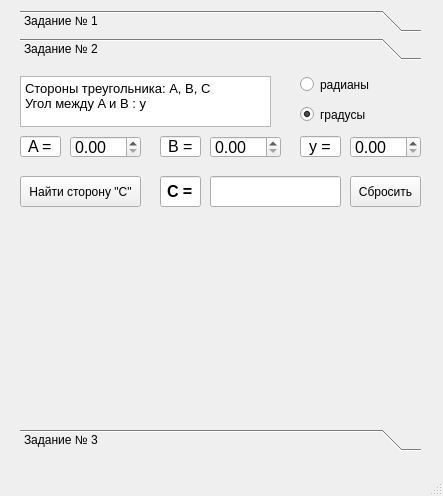
<?xml version="1.0" encoding="UTF-8"?>
<ui version="4.0">
 <class>MainWindow</class>
 <widget class="QMainWindow" name="MainWindow">
  <property name="geometry">
   <rect>
    <x>0</x>
    <y>0</y>
    <width>443</width>
    <height>496</height>
   </rect>
  </property>
  <property name="windowTitle">
   <string>Домашняя работа № 1</string>
  </property>
  <widget class="QWidget" name="centralwidget">
   <widget class="QToolBox" name="toolBox">
    <property name="geometry">
     <rect>
      <x>20</x>
      <y>10</y>
      <width>401</width>
      <height>441</height>
     </rect>
    </property>
    <property name="currentIndex">
     <number>1</number>
    </property>
    <widget class="QWidget" name="page">
     <property name="geometry">
      <rect>
       <x>0</x>
       <y>0</y>
       <width>401</width>
       <height>360</height>
      </rect>
     </property>
     <attribute name="label">
      <string>Задание № 1</string>
     </attribute>
     <widget class="QLineEdit" name="task1_lineEdit_equation">
      <property name="geometry">
       <rect>
        <x>10</x>
        <y>10</y>
        <width>371</width>
        <height>41</height>
       </rect>
      </property>
      <property name="font">
       <font>
        <pointsize>14</pointsize>
        <weight>75</weight>
        <italic>false</italic>
        <bold>true</bold>
        <underline>false</underline>
        <stylestrategy>PreferAntialias</stylestrategy>
        <kerning>true</kerning>
       </font>
      </property>
      <property name="mouseTracking">
       <bool>false</bool>
      </property>
      <property name="layoutDirection">
       <enum>Qt::RightToLeft</enum>
      </property>
      <property name="autoFillBackground">
       <bool>false</bool>
      </property>
      <property name="text">
       <string>aX^2 + bX + c = 0</string>
      </property>
      <property name="alignment">
       <set>Qt::AlignCenter</set>
      </property>
      <property name="readOnly">
       <bool>true</bool>
      </property>
     </widget>
     <widget class="QWidget" name="gridLayoutWidget">
      <property name="geometry">
       <rect>
        <x>10</x>
        <y>60</y>
        <width>371</width>
        <height>291</height>
       </rect>
      </property>
      <layout class="QGridLayout" name="gridLayout">
       <item row="4" column="2">
        <widget class="QLineEdit" name="task1_lineEdit_x2">
         <property name="font">
          <font>
           <pointsize>12</pointsize>
           <weight>75</weight>
           <bold>true</bold>
          </font>
         </property>
         <property name="text">
          <string>X2</string>
         </property>
         <property name="alignment">
          <set>Qt::AlignCenter</set>
         </property>
         <property name="readOnly">
          <bool>true</bool>
         </property>
        </widget>
       </item>
       <item row="5" column="1">
        <widget class="QLineEdit" name="task1_answer_x1">
         <property name="font">
          <font>
           <pointsize>14</pointsize>
           <weight>50</weight>
           <bold>false</bold>
          </font>
         </property>
         <property name="inputMethodHints">
          <set>Qt::ImhNone</set>
         </property>
         <property name="inputMask">
          <string/>
         </property>
         <property name="alignment">
          <set>Qt::AlignCenter</set>
         </property>
         <property name="dragEnabled">
          <bool>false</bool>
         </property>
         <property name="readOnly">
          <bool>true</bool>
         </property>
         <property name="clearButtonEnabled">
          <bool>false</bool>
         </property>
        </widget>
       </item>
       <item row="2" column="2">
        <widget class="QSpinBox" name="task1_ensert_c">
         <property name="font">
          <font>
           <pointsize>12</pointsize>
          </font>
         </property>
         <property name="alignment">
          <set>Qt::AlignCenter</set>
         </property>
         <property name="minimum">
          <number>-1000</number>
         </property>
         <property name="maximum">
          <number>1000</number>
         </property>
        </widget>
       </item>
       <item row="4" column="1">
        <widget class="QLineEdit" name="task1_lineEdit_x1">
         <property name="font">
          <font>
           <pointsize>12</pointsize>
           <weight>75</weight>
           <italic>false</italic>
           <bold>true</bold>
           <underline>false</underline>
          </font>
         </property>
         <property name="text">
          <string>X1</string>
         </property>
         <property name="alignment">
          <set>Qt::AlignCenter</set>
         </property>
         <property name="readOnly">
          <bool>true</bool>
         </property>
        </widget>
       </item>
       <item row="1" column="1">
        <widget class="QLineEdit" name="task1_lineEdit_b">
         <property name="sizePolicy">
          <sizepolicy hsizetype="Expanding" vsizetype="Fixed">
           <horstretch>0</horstretch>
           <verstretch>0</verstretch>
          </sizepolicy>
         </property>
         <property name="font">
          <font>
           <pointsize>12</pointsize>
           <weight>75</weight>
           <bold>true</bold>
          </font>
         </property>
         <property name="text">
          <string>b</string>
         </property>
         <property name="alignment">
          <set>Qt::AlignCenter</set>
         </property>
         <property name="readOnly">
          <bool>true</bool>
         </property>
        </widget>
       </item>
       <item row="5" column="2">
        <widget class="QLineEdit" name="task1_answer_x2">
         <property name="font">
          <font>
           <pointsize>14</pointsize>
           <weight>50</weight>
           <bold>false</bold>
          </font>
         </property>
         <property name="inputMethodHints">
          <set>Qt::ImhNone</set>
         </property>
         <property name="alignment">
          <set>Qt::AlignCenter</set>
         </property>
         <property name="readOnly">
          <bool>true</bool>
         </property>
        </widget>
       </item>
       <item row="1" column="0">
        <widget class="QLineEdit" name="task1_lineEdit_a">
         <property name="font">
          <font>
           <pointsize>12</pointsize>
           <weight>75</weight>
           <bold>true</bold>
          </font>
         </property>
         <property name="layoutDirection">
          <enum>Qt::LeftToRight</enum>
         </property>
         <property name="autoFillBackground">
          <bool>false</bool>
         </property>
         <property name="text">
          <string>a</string>
         </property>
         <property name="cursorPosition">
          <number>1</number>
         </property>
         <property name="alignment">
          <set>Qt::AlignCenter</set>
         </property>
         <property name="readOnly">
          <bool>true</bool>
         </property>
        </widget>
       </item>
       <item row="2" column="1">
        <widget class="QSpinBox" name="task1_ensert_b">
         <property name="font">
          <font>
           <pointsize>12</pointsize>
          </font>
         </property>
         <property name="alignment">
          <set>Qt::AlignCenter</set>
         </property>
         <property name="minimum">
          <number>-1000</number>
         </property>
         <property name="maximum">
          <number>1000</number>
         </property>
        </widget>
       </item>
       <item row="1" column="2">
        <widget class="QLineEdit" name="task1_lineEdit_c">
         <property name="sizePolicy">
          <sizepolicy hsizetype="Expanding" vsizetype="Fixed">
           <horstretch>0</horstretch>
           <verstretch>0</verstretch>
          </sizepolicy>
         </property>
         <property name="font">
          <font>
           <pointsize>12</pointsize>
           <weight>75</weight>
           <bold>true</bold>
          </font>
         </property>
         <property name="autoFillBackground">
          <bool>false</bool>
         </property>
         <property name="text">
          <string>c</string>
         </property>
         <property name="alignment">
          <set>Qt::AlignCenter</set>
         </property>
         <property name="readOnly">
          <bool>true</bool>
         </property>
        </widget>
       </item>
       <item row="2" column="0">
        <widget class="QSpinBox" name="task1_ensert_a">
         <property name="font">
          <font>
           <pointsize>12</pointsize>
          </font>
         </property>
         <property name="toolTipDuration">
          <number>-1</number>
         </property>
         <property name="autoFillBackground">
          <bool>false</bool>
         </property>
         <property name="alignment">
          <set>Qt::AlignCenter</set>
         </property>
         <property name="minimum">
          <number>-1000</number>
         </property>
         <property name="maximum">
          <number>1000</number>
         </property>
        </widget>
       </item>
       <item row="4" column="0">
        <widget class="QPushButton" name="task1_pushButton_solve">
         <property name="minimumSize">
          <size>
           <width>0</width>
           <height>0</height>
          </size>
         </property>
         <property name="font">
          <font>
           <family>MS UI Gothic</family>
           <pointsize>12</pointsize>
           <weight>75</weight>
           <bold>true</bold>
          </font>
         </property>
         <property name="text">
          <string>решить</string>
         </property>
         <property name="iconSize">
          <size>
           <width>16</width>
           <height>16</height>
          </size>
         </property>
        </widget>
       </item>
       <item row="5" column="0">
        <widget class="QPushButton" name="task1_pushButton_clear">
         <property name="font">
          <font>
           <family>MS UI Gothic</family>
           <pointsize>9</pointsize>
           <weight>75</weight>
           <bold>true</bold>
          </font>
         </property>
         <property name="text">
          <string>Сбросить</string>
         </property>
        </widget>
       </item>
      </layout>
     </widget>
    </widget>
    <widget class="QWidget" name="page_2">
     <property name="geometry">
      <rect>
       <x>0</x>
       <y>0</y>
       <width>401</width>
       <height>360</height>
      </rect>
     </property>
     <attribute name="label">
      <string>Задание № 2</string>
     </attribute>
     <widget class="QPlainTextEdit" name="task2_plainTextEdit">
      <property name="geometry">
       <rect>
        <x>0</x>
        <y>10</y>
        <width>251</width>
        <height>51</height>
       </rect>
      </property>
      <property name="font">
       <font>
        <pointsize>10</pointsize>
       </font>
      </property>
      <property name="readOnly">
       <bool>true</bool>
      </property>
      <property name="plainText">
       <string>Стороны треугольника: A, B, C
Угол между A и B : y</string>
      </property>
      <property name="backgroundVisible">
       <bool>false</bool>
      </property>
      <property name="centerOnScroll">
       <bool>false</bool>
      </property>
     </widget>
     <widget class="QLineEdit" name="task2_lineEdit_A">
      <property name="geometry">
       <rect>
        <x>0</x>
        <y>70</y>
        <width>41</width>
        <height>21</height>
       </rect>
      </property>
      <property name="font">
       <font>
        <pointsize>12</pointsize>
        <weight>50</weight>
        <bold>false</bold>
       </font>
      </property>
      <property name="text">
       <string>A =</string>
      </property>
      <property name="alignment">
       <set>Qt::AlignCenter</set>
      </property>
      <property name="readOnly">
       <bool>true</bool>
      </property>
     </widget>
     <widget class="QLineEdit" name="task2_lineEdit_B">
      <property name="geometry">
       <rect>
        <x>140</x>
        <y>70</y>
        <width>41</width>
        <height>21</height>
       </rect>
      </property>
      <property name="font">
       <font>
        <pointsize>12</pointsize>
        <weight>50</weight>
        <bold>false</bold>
       </font>
      </property>
      <property name="text">
       <string>B =</string>
      </property>
      <property name="alignment">
       <set>Qt::AlignCenter</set>
      </property>
      <property name="readOnly">
       <bool>true</bool>
      </property>
     </widget>
     <widget class="QLineEdit" name="task2_lineEdit_y">
      <property name="geometry">
       <rect>
        <x>280</x>
        <y>70</y>
        <width>41</width>
        <height>21</height>
       </rect>
      </property>
      <property name="font">
       <font>
        <pointsize>12</pointsize>
        <weight>50</weight>
        <bold>false</bold>
       </font>
      </property>
      <property name="text">
       <string>y =</string>
      </property>
      <property name="alignment">
       <set>Qt::AlignCenter</set>
      </property>
      <property name="readOnly">
       <bool>true</bool>
      </property>
     </widget>
     <widget class="QDoubleSpinBox" name="task2_doubleSpinBox_A">
      <property name="geometry">
       <rect>
        <x>50</x>
        <y>70</y>
        <width>71</width>
        <height>22</height>
       </rect>
      </property>
      <property name="font">
       <font>
        <pointsize>12</pointsize>
       </font>
      </property>
      <property name="maximum">
       <double>999.990000000000009</double>
      </property>
     </widget>
     <widget class="QDoubleSpinBox" name="task2_doubleSpinBox_B">
      <property name="geometry">
       <rect>
        <x>190</x>
        <y>70</y>
        <width>71</width>
        <height>22</height>
       </rect>
      </property>
      <property name="font">
       <font>
        <pointsize>12</pointsize>
       </font>
      </property>
      <property name="maximum">
       <double>999.990000000000009</double>
      </property>
     </widget>
     <widget class="QDoubleSpinBox" name="task2_doubleSpinBox_y">
      <property name="geometry">
       <rect>
        <x>330</x>
        <y>70</y>
        <width>71</width>
        <height>22</height>
       </rect>
      </property>
      <property name="font">
       <font>
        <pointsize>12</pointsize>
       </font>
      </property>
      <property name="maximum">
       <double>999.990000000000009</double>
      </property>
     </widget>
     <widget class="QRadioButton" name="task2_radioButton_rad">
      <property name="geometry">
       <rect>
        <x>280</x>
        <y>10</y>
        <width>82</width>
        <height>17</height>
       </rect>
      </property>
      <property name="text">
       <string>радианы</string>
      </property>
     </widget>
     <widget class="QRadioButton" name="task2_radioButton_deg">
      <property name="geometry">
       <rect>
        <x>280</x>
        <y>40</y>
        <width>82</width>
        <height>17</height>
       </rect>
      </property>
      <property name="text">
       <string>градусы</string>
      </property>
      <property name="checked">
       <bool>true</bool>
      </property>
     </widget>
     <widget class="QPushButton" name="task2_pushButton_solve">
      <property name="geometry">
       <rect>
        <x>0</x>
        <y>110</y>
        <width>121</width>
        <height>31</height>
       </rect>
      </property>
      <property name="text">
       <string>Найти сторону &quot;C&quot;</string>
      </property>
     </widget>
     <widget class="QLineEdit" name="task2_lineEdit_C">
      <property name="geometry">
       <rect>
        <x>140</x>
        <y>110</y>
        <width>41</width>
        <height>31</height>
       </rect>
      </property>
      <property name="font">
       <font>
        <pointsize>12</pointsize>
        <weight>75</weight>
        <bold>true</bold>
       </font>
      </property>
      <property name="text">
       <string>С =</string>
      </property>
      <property name="alignment">
       <set>Qt::AlignCenter</set>
      </property>
      <property name="readOnly">
       <bool>true</bool>
      </property>
     </widget>
     <widget class="QLineEdit" name="task2_lineEdit_answer">
      <property name="geometry">
       <rect>
        <x>190</x>
        <y>110</y>
        <width>131</width>
        <height>31</height>
       </rect>
      </property>
      <property name="font">
       <font>
        <pointsize>12</pointsize>
        <weight>50</weight>
        <bold>false</bold>
       </font>
      </property>
      <property name="text">
       <string/>
      </property>
      <property name="alignment">
       <set>Qt::AlignLeading|Qt::AlignLeft|Qt::AlignVCenter</set>
      </property>
      <property name="readOnly">
       <bool>true</bool>
      </property>
     </widget>
     <widget class="QPushButton" name="task2_pushButton_clear">
      <property name="geometry">
       <rect>
        <x>330</x>
        <y>110</y>
        <width>71</width>
        <height>31</height>
       </rect>
      </property>
      <property name="text">
       <string>Сбросить</string>
      </property>
     </widget>
    </widget>
    <widget class="QWidget" name="page_3">
     <property name="geometry">
      <rect>
       <x>0</x>
       <y>0</y>
       <width>401</width>
       <height>360</height>
      </rect>
     </property>
     <attribute name="label">
      <string>Задание № 3</string>
     </attribute>
    </widget>
   </widget>
  </widget>
  <widget class="QMenuBar" name="menubar">
   <property name="geometry">
    <rect>
     <x>0</x>
     <y>0</y>
     <width>443</width>
     <height>21</height>
    </rect>
   </property>
  </widget>
  <widget class="QStatusBar" name="statusbar"/>
 </widget>
 <resources/>
 <connections/>
</ui>
